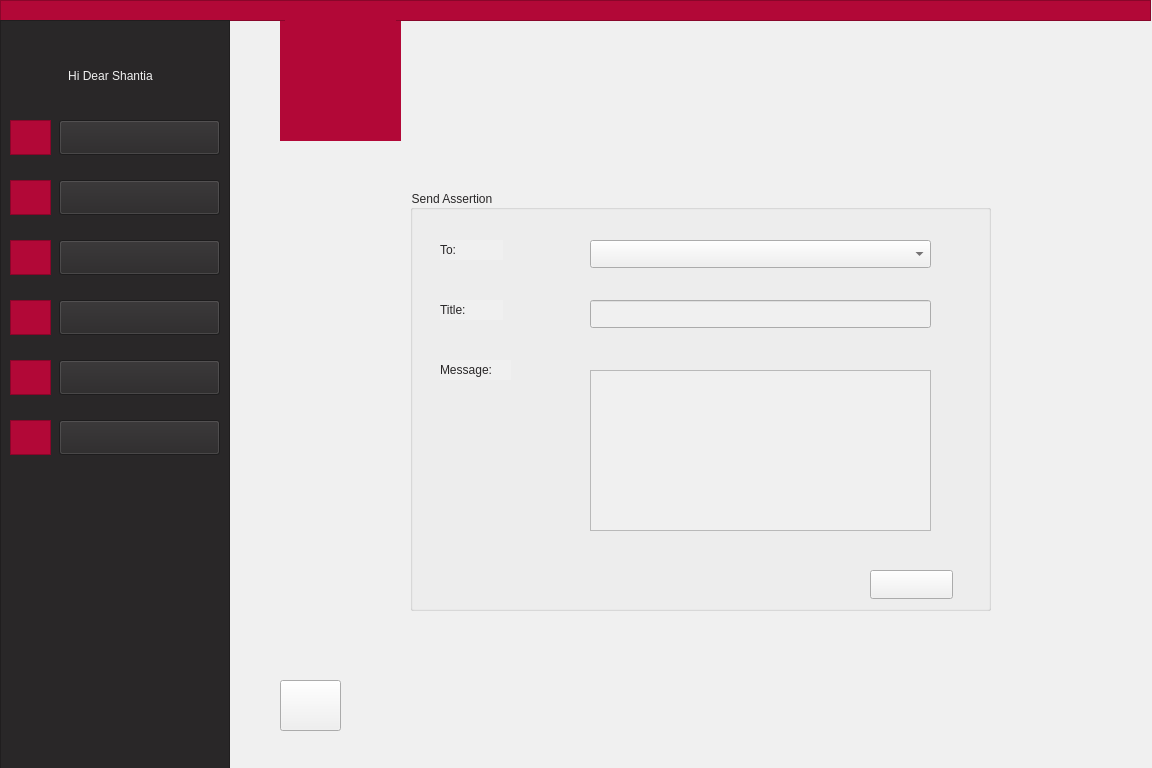
<?xml version="1.0" encoding="UTF-8"?>
<ui version="4.0">
 <class>TeacherSendAssertion</class>
 <widget class="QWidget" name="TeacherSendAssertion">
  <property name="geometry">
   <rect>
    <x>0</x>
    <y>0</y>
    <width>1152</width>
    <height>768</height>
   </rect>
  </property>
  <property name="minimumSize">
   <size>
    <width>1152</width>
    <height>768</height>
   </size>
  </property>
  <property name="windowTitle">
   <string>Form</string>
  </property>
  <property name="styleSheet">
   <string notr="true">background-color: rgb(240, 240, 240);</string>
  </property>
  <widget class="QLabel" name="label">
   <property name="geometry">
    <rect>
     <x>280</x>
     <y>20</y>
     <width>121</width>
     <height>121</height>
    </rect>
   </property>
   <property name="styleSheet">
    <string notr="true">background-color: rgb(178, 8, 55);
border-color: rgb(178, 8, 55);
</string>
   </property>
   <property name="text">
    <string/>
   </property>
   <property name="pixmap">
    <pixmap>:/AjaxLogo/filename.jpg</pixmap>
   </property>
   <property name="scaledContents">
    <bool>true</bool>
   </property>
   <property name="alignment">
    <set>Qt::AlignCenter</set>
   </property>
  </widget>
  <widget class="QFrame" name="frame">
   <property name="geometry">
    <rect>
     <x>0</x>
     <y>0</y>
     <width>1151</width>
     <height>21</height>
    </rect>
   </property>
   <property name="styleSheet">
    <string notr="true">background-color: rgb(178, 8, 55);
border-color: rgb(178, 8, 55);</string>
   </property>
   <property name="frameShape">
    <enum>QFrame::StyledPanel</enum>
   </property>
   <property name="frameShadow">
    <enum>QFrame::Raised</enum>
   </property>
  </widget>
  <widget class="QLabel" name="label_9">
   <property name="geometry">
    <rect>
     <x>285</x>
     <y>20</y>
     <width>111</width>
     <height>111</height>
    </rect>
   </property>
   <property name="styleSheet">
    <string notr="true">background-color: rgb(178, 8, 55);</string>
   </property>
   <property name="text">
    <string/>
   </property>
   <property name="pixmap">
    <pixmap resource="pictures.qrc">:/logo/filename.jpg</pixmap>
   </property>
   <property name="scaledContents">
    <bool>true</bool>
   </property>
  </widget>
  <widget class="QFrame" name="frame_2">
   <property name="geometry">
    <rect>
     <x>0</x>
     <y>20</y>
     <width>230</width>
     <height>768</height>
    </rect>
   </property>
   <property name="styleSheet">
    <string notr="true">background-color: rgb(41, 39, 40);
border-color: rgb(41, 39, 40);</string>
   </property>
   <property name="frameShape">
    <enum>QFrame::StyledPanel</enum>
   </property>
   <property name="frameShadow">
    <enum>QFrame::Raised</enum>
   </property>
   <widget class="QPushButton" name="pushButton">
    <property name="geometry">
     <rect>
      <x>59</x>
      <y>100</y>
      <width>161</width>
      <height>35</height>
     </rect>
    </property>
    <property name="styleSheet">
     <string notr="true">font: 11pt &quot;Montserrat&quot;;
</string>
    </property>
    <property name="text">
     <string/>
    </property>
   </widget>
   <widget class="QPushButton" name="pushButton_2">
    <property name="geometry">
     <rect>
      <x>59</x>
      <y>160</y>
      <width>161</width>
      <height>35</height>
     </rect>
    </property>
    <property name="styleSheet">
     <string notr="true">font: 11pt &quot;Montserrat&quot;;
</string>
    </property>
    <property name="text">
     <string/>
    </property>
   </widget>
   <widget class="QPushButton" name="pushButton_3">
    <property name="geometry">
     <rect>
      <x>59</x>
      <y>220</y>
      <width>161</width>
      <height>35</height>
     </rect>
    </property>
    <property name="styleSheet">
     <string notr="true">font: 11pt &quot;Montserrat&quot;;
</string>
    </property>
    <property name="text">
     <string/>
    </property>
   </widget>
   <widget class="QPushButton" name="pushButton_4">
    <property name="geometry">
     <rect>
      <x>59</x>
      <y>280</y>
      <width>161</width>
      <height>35</height>
     </rect>
    </property>
    <property name="styleSheet">
     <string notr="true">font: 11pt &quot;Montserrat&quot;;
</string>
    </property>
    <property name="text">
     <string/>
    </property>
   </widget>
   <widget class="QPushButton" name="pushButton_5">
    <property name="geometry">
     <rect>
      <x>59</x>
      <y>340</y>
      <width>161</width>
      <height>35</height>
     </rect>
    </property>
    <property name="styleSheet">
     <string notr="true">font: 11pt &quot;Montserrat&quot;;
</string>
    </property>
    <property name="text">
     <string/>
    </property>
   </widget>
   <widget class="QPushButton" name="pushButton_6">
    <property name="geometry">
     <rect>
      <x>59</x>
      <y>400</y>
      <width>161</width>
      <height>35</height>
     </rect>
    </property>
    <property name="styleSheet">
     <string notr="true">font: 11pt &quot;Montserrat&quot;;
</string>
    </property>
    <property name="text">
     <string/>
    </property>
   </widget>
   <widget class="QFrame" name="frame_3">
    <property name="geometry">
     <rect>
      <x>10</x>
      <y>100</y>
      <width>41</width>
      <height>35</height>
     </rect>
    </property>
    <property name="styleSheet">
     <string notr="true">background-color: rgb(178, 8, 55);
border-color: rgb(178, 8, 55);</string>
    </property>
    <property name="frameShape">
     <enum>QFrame::StyledPanel</enum>
    </property>
    <property name="frameShadow">
     <enum>QFrame::Raised</enum>
    </property>
    <widget class="QLabel" name="label_21">
     <property name="geometry">
      <rect>
       <x>5</x>
       <y>2</y>
       <width>31</width>
       <height>31</height>
      </rect>
     </property>
     <property name="styleSheet">
      <string notr="true"/>
     </property>
     <property name="text">
      <string/>
     </property>
     <property name="pixmap">
      <pixmap resource="icon.qrc">:/icon/profile.png</pixmap>
     </property>
     <property name="scaledContents">
      <bool>true</bool>
     </property>
    </widget>
   </widget>
   <widget class="QFrame" name="frame_5">
    <property name="geometry">
     <rect>
      <x>10</x>
      <y>160</y>
      <width>41</width>
      <height>35</height>
     </rect>
    </property>
    <property name="cursor">
     <cursorShape>ArrowCursor</cursorShape>
    </property>
    <property name="styleSheet">
     <string notr="true">background-color: rgb(178, 8, 55);
border-color: rgb(178, 8, 55);</string>
    </property>
    <property name="frameShape">
     <enum>QFrame::StyledPanel</enum>
    </property>
    <property name="frameShadow">
     <enum>QFrame::Raised</enum>
    </property>
    <widget class="QLabel" name="label_18">
     <property name="geometry">
      <rect>
       <x>5</x>
       <y>2</y>
       <width>31</width>
       <height>31</height>
      </rect>
     </property>
     <property name="text">
      <string/>
     </property>
     <property name="pixmap">
      <pixmap resource="icon.qrc">:/icon/message.png</pixmap>
     </property>
     <property name="scaledContents">
      <bool>true</bool>
     </property>
    </widget>
   </widget>
   <widget class="QFrame" name="frame_6">
    <property name="geometry">
     <rect>
      <x>10</x>
      <y>220</y>
      <width>41</width>
      <height>35</height>
     </rect>
    </property>
    <property name="styleSheet">
     <string notr="true">background-color: rgb(178, 8, 55);
border-color: rgb(178, 8, 55);</string>
    </property>
    <property name="frameShape">
     <enum>QFrame::StyledPanel</enum>
    </property>
    <property name="frameShadow">
     <enum>QFrame::Raised</enum>
    </property>
    <widget class="QLabel" name="label_10">
     <property name="geometry">
      <rect>
       <x>5</x>
       <y>2</y>
       <width>31</width>
       <height>31</height>
      </rect>
     </property>
     <property name="text">
      <string/>
     </property>
     <property name="pixmap">
      <pixmap resource="icon.qrc">:/icon/information.png</pixmap>
     </property>
     <property name="scaledContents">
      <bool>true</bool>
     </property>
    </widget>
   </widget>
   <widget class="QFrame" name="frame_7">
    <property name="geometry">
     <rect>
      <x>10</x>
      <y>280</y>
      <width>41</width>
      <height>35</height>
     </rect>
    </property>
    <property name="styleSheet">
     <string notr="true">background-color: rgb(178, 8, 55);
border-color: rgb(178, 8, 55);</string>
    </property>
    <property name="frameShape">
     <enum>QFrame::StyledPanel</enum>
    </property>
    <property name="frameShadow">
     <enum>QFrame::Raised</enum>
    </property>
    <widget class="QLabel" name="label_19">
     <property name="geometry">
      <rect>
       <x>5</x>
       <y>2</y>
       <width>31</width>
       <height>31</height>
      </rect>
     </property>
     <property name="text">
      <string/>
     </property>
     <property name="pixmap">
      <pixmap resource="icon.qrc">:/icon/upload-mail.png</pixmap>
     </property>
     <property name="scaledContents">
      <bool>true</bool>
     </property>
    </widget>
   </widget>
   <widget class="QFrame" name="frame_8">
    <property name="geometry">
     <rect>
      <x>10</x>
      <y>340</y>
      <width>41</width>
      <height>35</height>
     </rect>
    </property>
    <property name="styleSheet">
     <string notr="true">background-color: rgb(178, 8, 55);
border-color: rgb(178, 8, 55);</string>
    </property>
    <property name="frameShape">
     <enum>QFrame::StyledPanel</enum>
    </property>
    <property name="frameShadow">
     <enum>QFrame::Raised</enum>
    </property>
    <widget class="QLabel" name="label_11">
     <property name="geometry">
      <rect>
       <x>5</x>
       <y>2</y>
       <width>31</width>
       <height>31</height>
      </rect>
     </property>
     <property name="text">
      <string/>
     </property>
     <property name="pixmap">
      <pixmap resource="icon.qrc">:/icon/schedule.png</pixmap>
     </property>
     <property name="scaledContents">
      <bool>true</bool>
     </property>
    </widget>
   </widget>
   <widget class="QFrame" name="frame_9">
    <property name="geometry">
     <rect>
      <x>10</x>
      <y>400</y>
      <width>41</width>
      <height>35</height>
     </rect>
    </property>
    <property name="styleSheet">
     <string notr="true">background-color: rgb(178, 8, 55);
border-color: rgb(178, 8, 55);</string>
    </property>
    <property name="frameShape">
     <enum>QFrame::StyledPanel</enum>
    </property>
    <property name="frameShadow">
     <enum>QFrame::Raised</enum>
    </property>
    <widget class="QLabel" name="label_12">
     <property name="geometry">
      <rect>
       <x>5</x>
       <y>2</y>
       <width>31</width>
       <height>31</height>
      </rect>
     </property>
     <property name="text">
      <string/>
     </property>
     <property name="pixmap">
      <pixmap resource="second-icon.qrc">:/secong gr/scorecard.png</pixmap>
     </property>
     <property name="scaledContents">
      <bool>true</bool>
     </property>
    </widget>
   </widget>
   <widget class="QLabel" name="label_2">
    <property name="geometry">
     <rect>
      <x>20</x>
      <y>40</y>
      <width>181</width>
      <height>31</height>
     </rect>
    </property>
    <property name="styleSheet">
     <string notr="true">font: 11pt &quot;Montserrat&quot;;
color: rgb(240, 240, 240);</string>
    </property>
    <property name="text">
     <string>Hi Dear Shantia</string>
    </property>
    <property name="alignment">
     <set>Qt::AlignCenter</set>
    </property>
   </widget>
   <widget class="QLabel" name="label_3">
    <property name="geometry">
     <rect>
      <x>110</x>
      <y>100</y>
      <width>61</width>
      <height>30</height>
     </rect>
    </property>
    <property name="autoFillBackground">
     <bool>false</bool>
    </property>
    <property name="styleSheet">
     <string notr="true">font: 11pt &quot;Montserrat&quot;;
color: rgb(240, 240, 240);</string>
    </property>
    <property name="lineWidth">
     <number>0</number>
    </property>
    <property name="text">
     <string>Profile</string>
    </property>
    <property name="alignment">
     <set>Qt::AlignCenter</set>
    </property>
   </widget>
   <widget class="QLabel" name="label_4">
    <property name="geometry">
     <rect>
      <x>90</x>
      <y>160</y>
      <width>101</width>
      <height>30</height>
     </rect>
    </property>
    <property name="styleSheet">
     <string notr="true">font: 11pt &quot;Montserrat&quot;;
color: rgb(240, 240, 240);</string>
    </property>
    <property name="text">
     <string>Messages</string>
    </property>
    <property name="alignment">
     <set>Qt::AlignCenter</set>
    </property>
   </widget>
   <widget class="QLabel" name="label_5">
    <property name="geometry">
     <rect>
      <x>60</x>
      <y>220</y>
      <width>161</width>
      <height>30</height>
     </rect>
    </property>
    <property name="styleSheet">
     <string notr="true">font: 11pt &quot;Montserrat&quot;;
color: rgb(240, 240, 240);</string>
    </property>
    <property name="text">
     <string>Class Information</string>
    </property>
    <property name="alignment">
     <set>Qt::AlignCenter</set>
    </property>
   </widget>
   <widget class="QLabel" name="label_6">
    <property name="geometry">
     <rect>
      <x>70</x>
      <y>280</y>
      <width>141</width>
      <height>30</height>
     </rect>
    </property>
    <property name="styleSheet">
     <string notr="true">font: 11pt &quot;Montserrat&quot;;
color: rgb(240, 240, 240);</string>
    </property>
    <property name="text">
     <string>Send Assertion</string>
    </property>
    <property name="alignment">
     <set>Qt::AlignCenter</set>
    </property>
   </widget>
   <widget class="QLabel" name="label_7">
    <property name="geometry">
     <rect>
      <x>60</x>
      <y>340</y>
      <width>161</width>
      <height>30</height>
     </rect>
    </property>
    <property name="styleSheet">
     <string notr="true">font: 11pt &quot;Montserrat&quot;;
color: rgb(240, 240, 240);</string>
    </property>
    <property name="text">
     <string>Weekly Schedule</string>
    </property>
    <property name="alignment">
     <set>Qt::AlignCenter</set>
    </property>
   </widget>
   <widget class="QLabel" name="label_8">
    <property name="geometry">
     <rect>
      <x>70</x>
      <y>400</y>
      <width>131</width>
      <height>30</height>
     </rect>
    </property>
    <property name="styleSheet">
     <string notr="true">font: 11pt &quot;Montserrat&quot;;
color: rgb(240, 240, 240);</string>
    </property>
    <property name="text">
     <string>Record Scores</string>
    </property>
    <property name="alignment">
     <set>Qt::AlignCenter</set>
    </property>
   </widget>
   <zorder>frame_3</zorder>
   <zorder>frame_5</zorder>
   <zorder>frame_6</zorder>
   <zorder>frame_7</zorder>
   <zorder>frame_8</zorder>
   <zorder>frame_9</zorder>
   <zorder>label_2</zorder>
   <zorder>label_3</zorder>
   <zorder>label_4</zorder>
   <zorder>label_5</zorder>
   <zorder>label_6</zorder>
   <zorder>label_7</zorder>
   <zorder>label_8</zorder>
   <zorder>pushButton</zorder>
   <zorder>pushButton_2</zorder>
   <zorder>pushButton_3</zorder>
   <zorder>pushButton_4</zorder>
   <zorder>pushButton_5</zorder>
   <zorder>pushButton_6</zorder>
  </widget>
  <widget class="QGroupBox" name="groupBox">
   <property name="geometry">
    <rect>
     <x>410</x>
     <y>190</y>
     <width>581</width>
     <height>421</height>
    </rect>
   </property>
   <property name="styleSheet">
    <string notr="true">font: 9pt &quot;Montserrat&quot;;
color: rgb(41, 39, 40);</string>
   </property>
   <property name="title">
    <string>Send Assertion</string>
   </property>
   <widget class="QLabel" name="label_13">
    <property name="geometry">
     <rect>
      <x>30</x>
      <y>50</y>
      <width>63</width>
      <height>20</height>
     </rect>
    </property>
    <property name="styleSheet">
     <string notr="true">font: 9pt &quot;Montserrat&quot;;
color: rgb(41, 39, 40);</string>
    </property>
    <property name="text">
     <string>To:</string>
    </property>
   </widget>
   <widget class="QTextEdit" name="messageLine">
    <property name="geometry">
     <rect>
      <x>180</x>
      <y>180</y>
      <width>341</width>
      <height>161</height>
     </rect>
    </property>
   </widget>
   <widget class="QLabel" name="label_14">
    <property name="geometry">
     <rect>
      <x>30</x>
      <y>110</y>
      <width>63</width>
      <height>20</height>
     </rect>
    </property>
    <property name="styleSheet">
     <string notr="true">font: 9pt &quot;Montserrat&quot;;
color: rgb(41, 39, 40);</string>
    </property>
    <property name="text">
     <string>Title:</string>
    </property>
   </widget>
   <widget class="QLabel" name="label_16">
    <property name="geometry">
     <rect>
      <x>460</x>
      <y>385</y>
      <width>63</width>
      <height>20</height>
     </rect>
    </property>
    <property name="styleSheet">
     <string notr="true">font: 9pt &quot;Montserrat&quot;;
color: rgb(178, 8, 55);</string>
    </property>
    <property name="text">
     <string>Send</string>
    </property>
    <property name="alignment">
     <set>Qt::AlignCenter</set>
    </property>
   </widget>
   <widget class="QPushButton" name="sendbtn">
    <property name="geometry">
     <rect>
      <x>460</x>
      <y>380</y>
      <width>83</width>
      <height>29</height>
     </rect>
    </property>
    <property name="text">
     <string/>
    </property>
   </widget>
   <widget class="QLabel" name="label_15">
    <property name="geometry">
     <rect>
      <x>30</x>
      <y>170</y>
      <width>71</width>
      <height>20</height>
     </rect>
    </property>
    <property name="styleSheet">
     <string notr="true">font: 9pt &quot;Montserrat&quot;;
color: rgb(41, 39, 40);</string>
    </property>
    <property name="text">
     <string>Message:</string>
    </property>
   </widget>
   <widget class="QLineEdit" name="TitleLine">
    <property name="geometry">
     <rect>
      <x>180</x>
      <y>110</y>
      <width>341</width>
      <height>28</height>
     </rect>
    </property>
   </widget>
   <widget class="QComboBox" name="comboBox">
    <property name="geometry">
     <rect>
      <x>180</x>
      <y>50</y>
      <width>341</width>
      <height>28</height>
     </rect>
    </property>
   </widget>
  </widget>
  <widget class="QPushButton" name="backToMenu">
   <property name="geometry">
    <rect>
     <x>280</x>
     <y>680</y>
     <width>61</width>
     <height>51</height>
    </rect>
   </property>
   <property name="text">
    <string/>
   </property>
  </widget>
  <widget class="QLabel" name="label_17">
   <property name="geometry">
    <rect>
     <x>290</x>
     <y>680</y>
     <width>41</width>
     <height>46</height>
    </rect>
   </property>
   <property name="text">
    <string/>
   </property>
   <property name="pixmap">
    <pixmap resource="arrowIcon.qrc">:/new/prefix1/icons8-left-arrow-50.png</pixmap>
   </property>
   <property name="scaledContents">
    <bool>true</bool>
   </property>
  </widget>
  <zorder>label</zorder>
  <zorder>frame</zorder>
  <zorder>label_9</zorder>
  <zorder>frame_2</zorder>
  <zorder>groupBox</zorder>
  <zorder>label_17</zorder>
  <zorder>backToMenu</zorder>
 </widget>
 <resources>
  <include location="pictures.qrc"/>
  <include location="arrowIcon.qrc"/>
  <include location="icon.qrc"/>
  <include location="second-icon.qrc"/>
 </resources>
 <connections/>
</ui>
